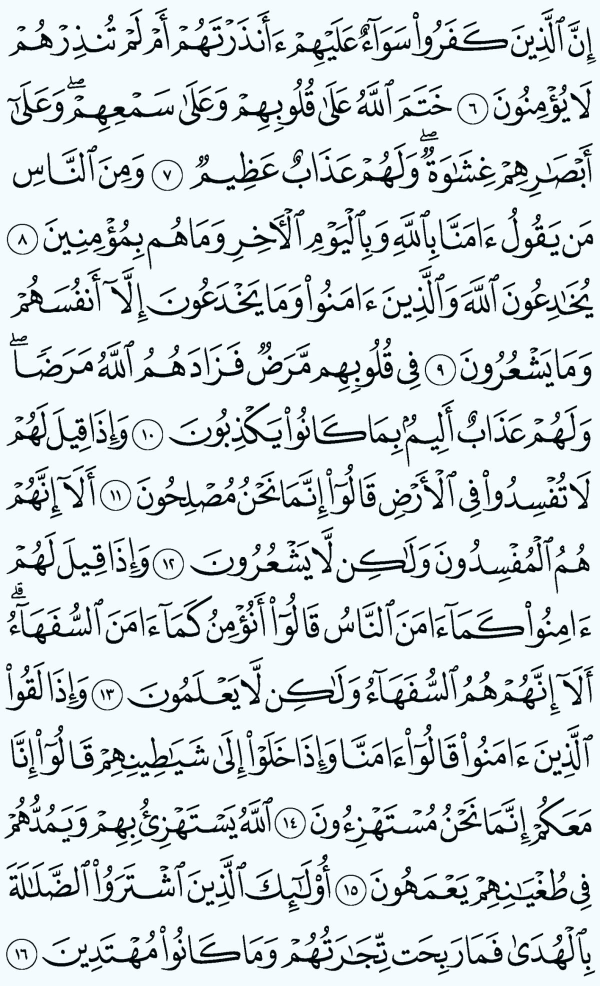
#> input picture mushaf/p003.jpg, 1200 x 1971 px (shown at 1/2 size)
$ python 2-map-editor.py
#> lines starting #> are read from the running program, lines starting #| are printed output that depends on the picture
import cv2
import json
import os

boxes = []
input_mode = None  # None, "surah", or "ayah"
surah_input = ""
ayah_input = ""
pending_box = None
last_surah = None  # Remember last surah entered

image_path = "mushaf/p003.jpg"  # change this
filename = image_path.split("/")[-1]   # "p003.jpg"
number_str = filename[1:4]             # "003"
page_number = int(number_str)
# page_number = 563

img = cv2.imread(image_path)
#> img is the input picture: shape (1971, 1200, 3); mean B, G, R 226.1, 223.3, 215.5
# Resize image to fit 650px height while maintaining aspect ratio
height, width = img.shape[:2]
#> height = 1971; width = 1200
scale = 650 / height
#> scale = 0.33
new_width = int(width * scale)
#> new_width = 395
img = cv2.resize(img, (new_width, 650))
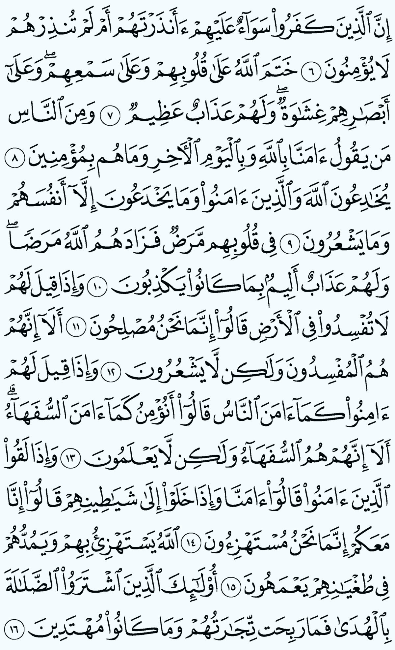
#> img: shape (650, 395, 3); mean B, G, R 226, 223.2, 215.4
clone = img.copy()

current_box = []
drawing = False

def draw_boxes():
    temp = clone.copy()
    for b in boxes:
        x, y, w, h, s, a = b
        cv2.rectangle(temp, (x, y), (x+w, y+h), (0,255,0), 2)
        cv2.putText(temp, f"{s}:{a}", (x, y-5),
                    cv2.FONT_HERSHEY_SIMPLEX, 0.5, (0,255,0), 1)

    # Draw input UI if in input mode
    if input_mode == "surah":
        cv2.rectangle(temp, (20, 20), (400, 80), (200, 200, 200), -1)
        cv2.putText(temp, f"Enter Surah: {surah_input}", (30, 50),
                    cv2.FONT_HERSHEY_SIMPLEX, 0.6, (0, 0, 0), 2)
        cv2.putText(temp, "(Press Enter to confirm, Backspace to delete)", (30, 70),
                    cv2.FONT_HERSHEY_SIMPLEX, 0.4, (100, 100, 100), 1)
    elif input_mode == "ayah":
        cv2.rectangle(temp, (20, 20), (400, 80), (200, 200, 200), -1)
        cv2.putText(temp, f"Enter Ayah: {ayah_input}", (30, 50),
                    cv2.FONT_HERSHEY_SIMPLEX, 0.6, (0, 0, 0), 2)
        cv2.putText(temp, "(Press Enter to confirm, Backspace to delete)", (30, 70),
                    cv2.FONT_HERSHEY_SIMPLEX, 0.4, (100, 100, 100), 1)

    return temp

def mouse(event, x, y, flags, param):
    global drawing, current_box, input_mode, pending_box

    if input_mode:  # Don't accept mouse input while typing
        return

    if event == cv2.EVENT_LBUTTONDOWN:
        drawing = True
        current_box = [x, y]

    elif event == cv2.EVENT_MOUSEMOVE:
        if drawing:
            temp = draw_boxes()
            cv2.rectangle(temp, (current_box[0], current_box[1]), (x, y), (0,0,255), 2)
            cv2.imshow("Editor", temp)

    elif event == cv2.EVENT_LBUTTONUP:
        drawing = False
        x0, y0 = current_box
        w = x - x0
        h = y - y0

        global surah_input, last_surah
        pending_box = [x0, y0, w, h]
        input_mode = "surah"
        # Pre-fill with last surah if available
        if last_surah:
            surah_input = str(last_surah)
        else:
            surah_input = ""

cv2.namedWindow("Editor")
cv2.setMouseCallback("Editor", mouse)

while True:
    cv2.imshow("Editor", draw_boxes())
    key = cv2.waitKey(1) & 0xFF
#> (key e is pressed here)

    if input_mode == "surah":
        if key == 13:  # Enter
            if surah_input:
                input_mode = "ayah"
                surah_input = int(surah_input)
        elif key == 8:  # Backspace
            surah_input = surah_input[:-1]
        elif 48 <= key <= 57:  # Numbers 0-9
            if len(str(surah_input)) < 3:
                surah_input += chr(key)

    elif input_mode == "ayah":
        if key == 13:  # Enter
            if ayah_input:
                s = surah_input
                a = int(ayah_input)
                x0, y0, w, h = pending_box
                boxes.append([x0, y0, w, h, s, a])
                last_surah = s  # Remember this surah for next time
                input_mode = None
                surah_input = ""
                ayah_input = ""
                pending_box = None
                print(f"Added box: Surah {s}, Ayah {a}")
        elif key == 8:  # Backspace
            ayah_input = ayah_input[:-1]
        elif 48 <= key <= 57:  # Numbers 0-9
            if len(ayah_input) < 3:
                ayah_input += chr(key)

    else:  # Normal mode
        if key == ord("u"):
            if boxes:
                boxes.pop()
                print("Undo last box")

        elif key == ord("e"):
            output = {
                "page": page_number,
                "ayahs": []
            }

            for b in boxes:
                x, y, w, h, s, a = b
                output["ayahs"].append({
                    "surah": s,
                    "ayah": a,
                    "x": x,
                    "y": y,
                    "width": w,
                    "height": h
                })

            with open(f"page_{page_number}.json", "w") as f:
                json.dump(output, f, indent=2)

            print("Saved JSON!")

        elif key == 27:  # ESC
            break

cv2.destroyAllWindows()

$ run again, with mushaf/p004.jpg copied over mushaf/p003.jpg
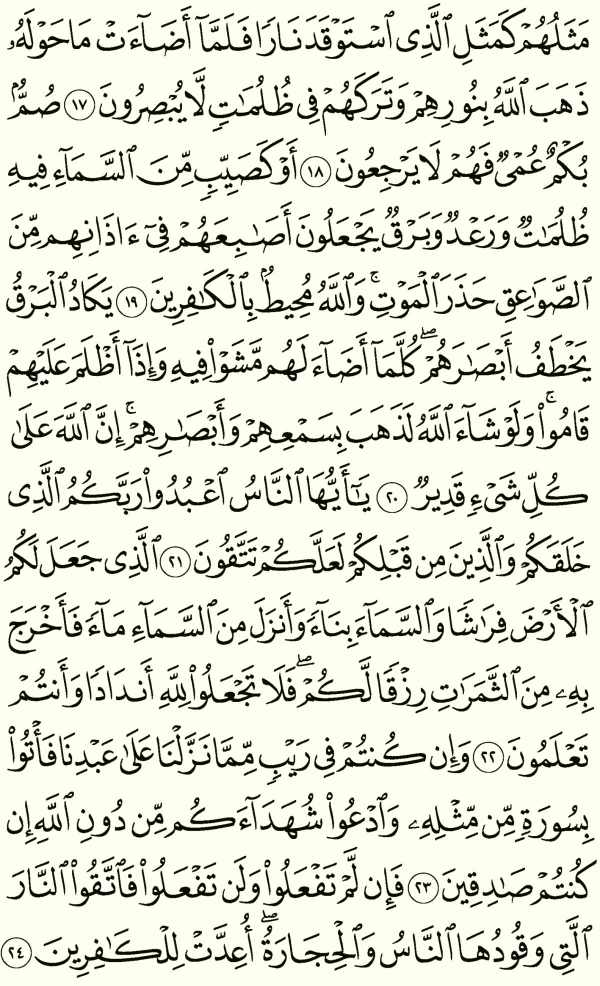
#> input picture mushaf/p004.jpg, 1200 x 1971 px (shown at 1/2 size)
#> img is the input picture: shape (1971, 1200, 3); mean B, G, R 213.3, 225, 225
#> `img = cv2.resize(img, (new_width, 650))`:
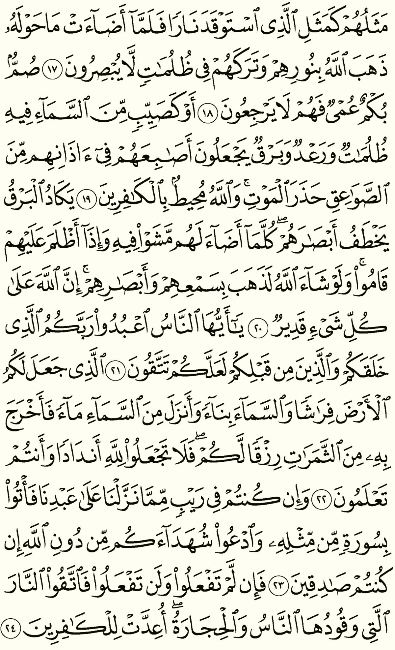
#> img: shape (650, 395, 3); mean B, G, R 213.2, 224.9, 224.9

$ run again, with mushaf/p005.jpg copied over mushaf/p003.jpg
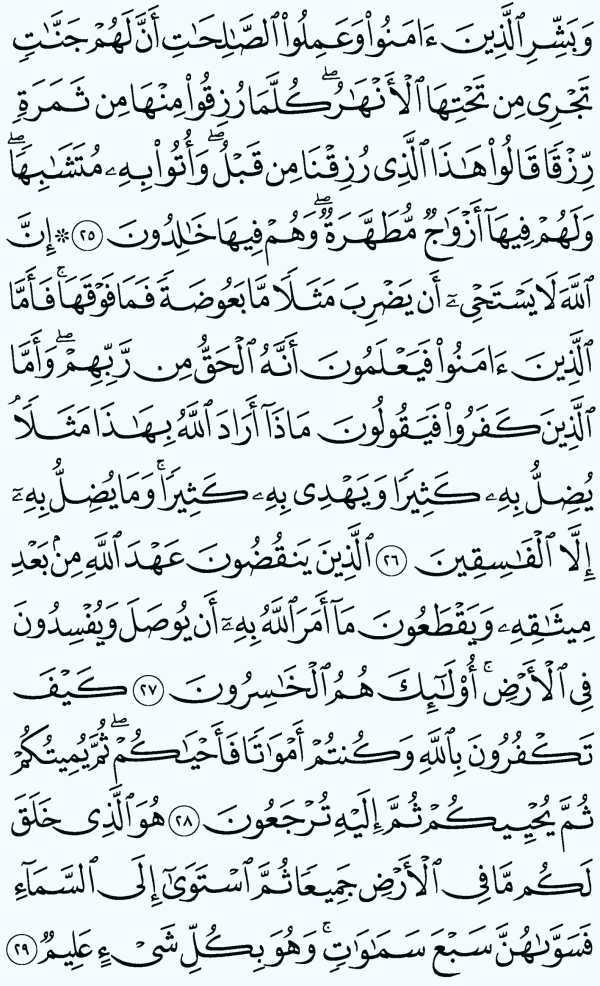
#> input picture mushaf/p005.jpg, 1200 x 1971 px (shown at 1/2 size)
#> img is the input picture: shape (1971, 1200, 3); mean B, G, R 226.5, 223.7, 215.9
#> `img = cv2.resize(img, (new_width, 650))`:
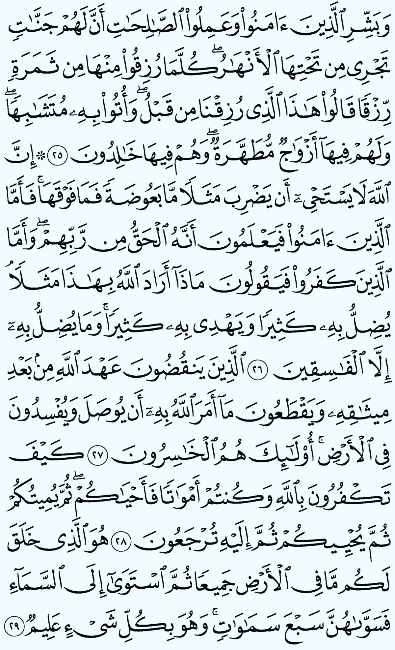
#> img: shape (650, 395, 3); mean B, G, R 226.5, 223.7, 215.9

$ run again, with mushaf/circle.png saved as mushaf/p003.jpg
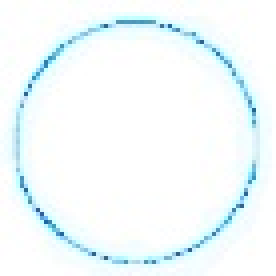
#> input picture mushaf/circle.png, 69 x 69 px (shown 4 times larger)
#> img is the input picture: shape (69, 69, 3); mean B, G, R 252.5, 251, 243
#> `img = cv2.resize(img, (new_width, 650))`:
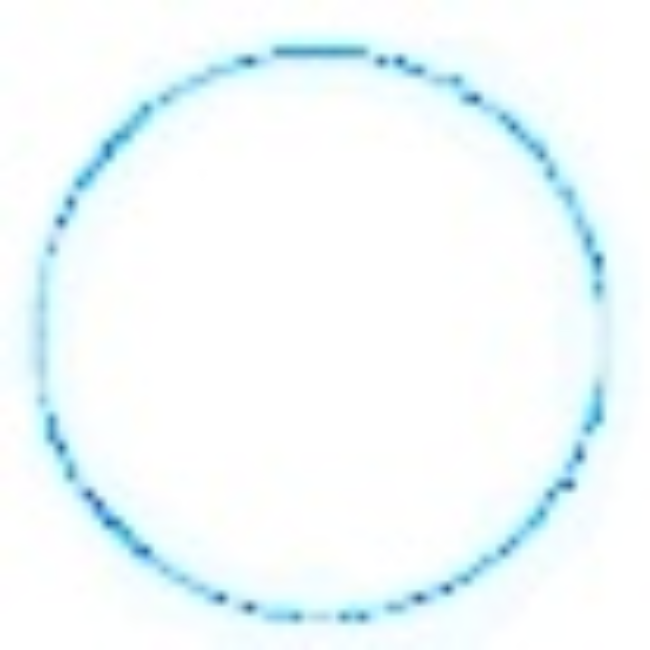
#> img: shape (650, 650, 3); mean B, G, R 252.5, 250.9, 242.9
